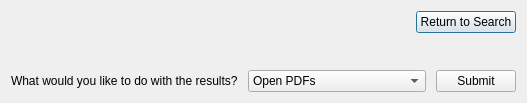
<?xml version="1.0" encoding="UTF-8"?>
<ui version="4.0">
 <class>Dialog</class>
 <widget class="QDialog" name="Dialog">
  <property name="geometry">
   <rect>
    <x>0</x>
    <y>0</y>
    <width>501</width>
    <height>103</height>
   </rect>
  </property>
  <property name="windowTitle">
   <string>Dialog</string>
  </property>
  <layout class="QGridLayout" name="gridLayout">
   <item row="0" column="0">
    <layout class="QGridLayout" name="gridLayout_2">
     <property name="verticalSpacing">
      <number>10</number>
     </property>
     <item row="0" column="0" alignment="Qt::AlignRight">
      <widget class="QPushButton" name="btn_mainmenu">
       <property name="minimumSize">
        <size>
         <width>100</width>
         <height>0</height>
        </size>
       </property>
       <property name="text">
        <string>Return to Search</string>
       </property>
      </widget>
     </item>
     <item row="2" column="0">
      <layout class="QHBoxLayout" name="horizontalLayout">
       <property name="spacing">
        <number>10</number>
       </property>
       <item>
        <widget class="QLabel" name="label_2">
         <property name="text">
          <string>What would you like to do with the results?</string>
         </property>
        </widget>
       </item>
       <item>
        <widget class="QComboBox" name="combo_showresults">
         <item>
          <property name="text">
           <string>Open PDFs</string>
          </property>
         </item>
         <item>
          <property name="text">
           <string>Save PDFs to zipped folder</string>
          </property>
         </item>
         <item>
          <property name="text">
           <string>Open and save PDFs</string>
          </property>
         </item>
        </widget>
       </item>
       <item>
        <widget class="QPushButton" name="btn_submit">
         <property name="text">
          <string>Submit</string>
         </property>
        </widget>
       </item>
      </layout>
     </item>
     <item row="1" column="0">
      <layout class="QHBoxLayout" name="horizontalLayout_2">
       <item>
        <widget class="QLabel" name="label">
         <property name="text">
          <string/>
         </property>
        </widget>
       </item>
      </layout>
     </item>
    </layout>
   </item>
  </layout>
 </widget>
 <resources/>
 <connections/>
</ui>
